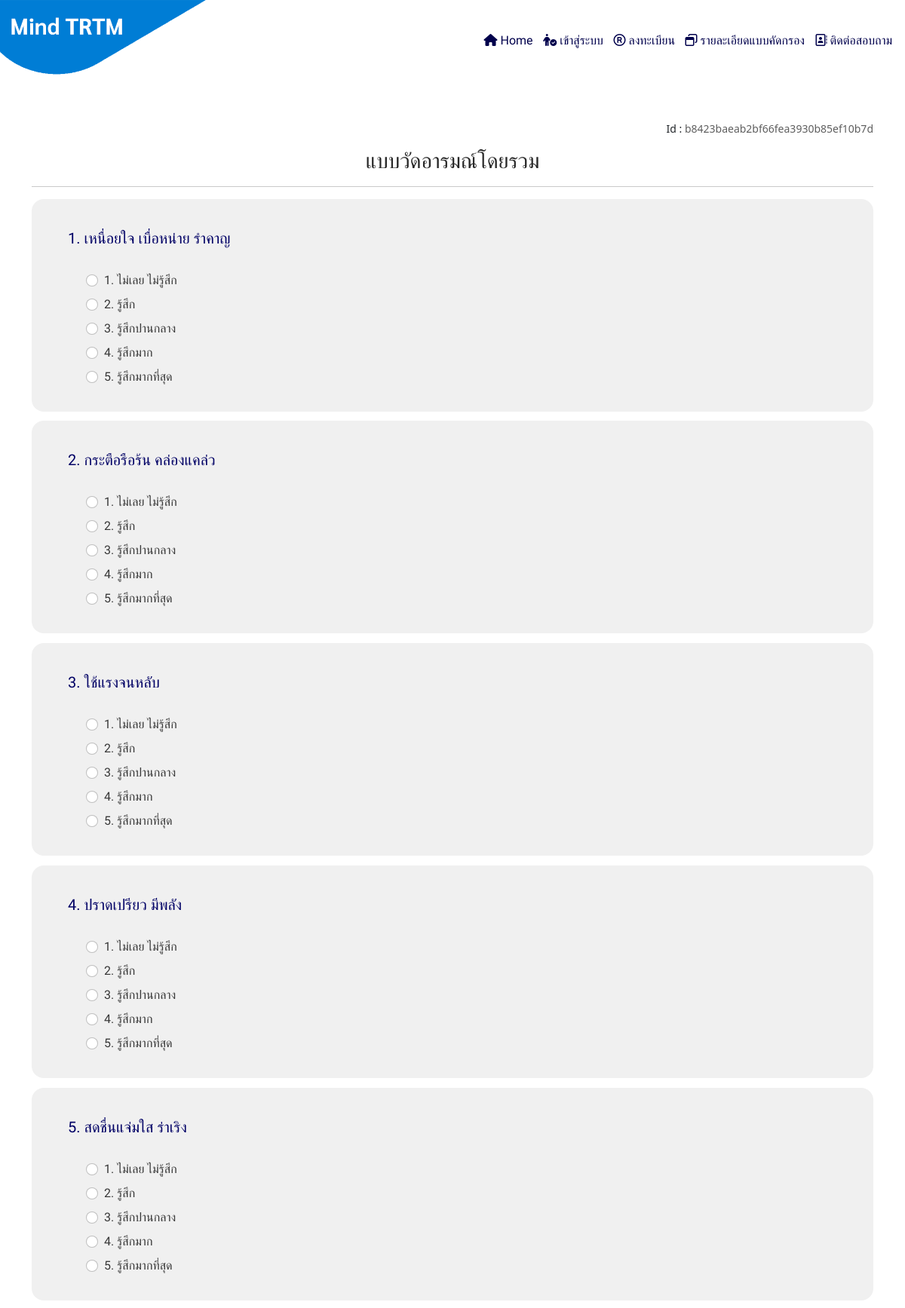
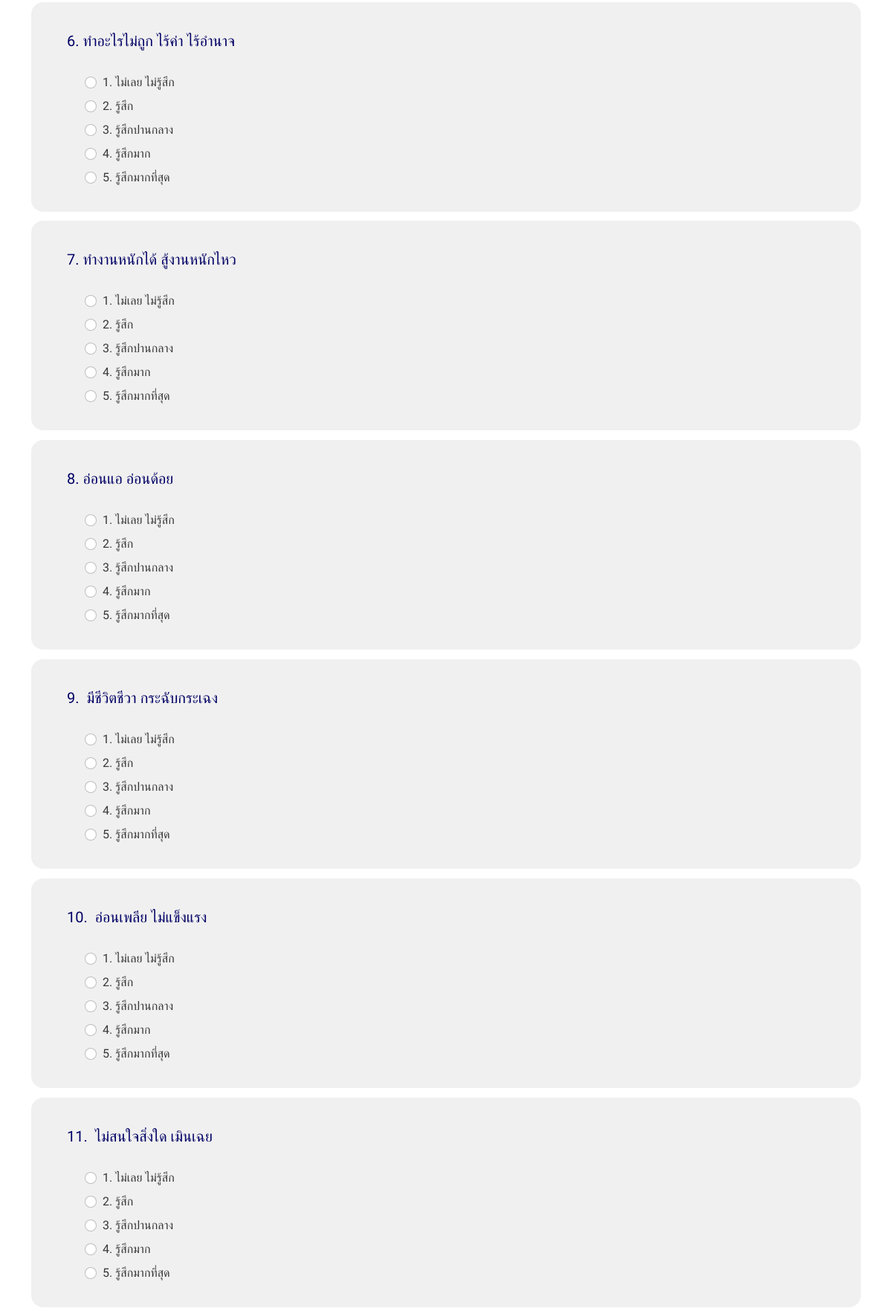
Screenshot of /question1.php (upper part) with the database file from the repository (2 pictures, top to bottom).
### tables this page shows
CREATE TABLE `qt_1` (
  `qt_id` int(11) NOT NULL,
  `qt_title` text NOT NULL
);

### question1.php (the view, shortened to what this page needs)
<!DOCTYPE html>
<html lang="en">
<head>
    <link rel="stylesheet" href="css/style.css">
    <link rel="stylesheet" href="css/banner.css">
    <link rel="stylesheet" href="css/qt.css">
    <link rel="stylesheet" href="dist/css/bootstrap.min.css">
    <link rel="stylesheet" href="https://cdnjs.cloudflare.com/ajax/libs/animate.css/4.1.1/animate.min.css" />
</head>
<body>
    <?php include('banner/banner.php'); ?>
    <form method="POST" action="question1Insert.php">
        <div class="container" style="margin-top: 10rem;">
            <div class="showId">Id : <span><?= $_SESSION["idCode"] ?></span></div>
            <div class="col-md-12">
                <div class="headQ">
                    <h3>แบบวัดอารมณ์โดยรวม</h3>
                    <hr>
                </div>
                <?php
                include 'config/connect.php';
                $stmt = $coon->prepare(" SELECT* FROM qt_1 ");
                $stmt->execute();
                $nn = 1;
                while ($row = $stmt->fetch(PDO::FETCH_ASSOC)) {
                ?>
                    <div class="mainQ">
                        <div class="headTitle">
                            <h6><?= $row["qt_title"] ?></h6>
                        </div>
                        <div class="subQ">
                            <div class="form-check mm1">
                                <input class="form-check-input mood<?= $row["qt_id"] ?>" type="radio" name="mood<?= $row["qt_id"] ?>" id="flexRadioDefault<?= $nn ?>-1" value="1">
                                <label class="form-check-label" for="flexRadioDefault<?= $nn ?>-1">
                                    1. ไม่เลย ไม่รู้สึก
                                </label>
                            </div>
                            <div class="form-check mm1">
                                <input class="form-check-input mood<?= $row["qt_id"] ?>" type="radio" name="mood<?= $row["qt_id"] ?>" id="flexRadioDefault<?= $nn ?>-2" value="2">
                                <label class="form-check-label" for="flexRadioDefault<?= $nn ?>-2">
                                    2. รู้สึก
                                </label>
                            </div>
                            <div class="form-check mm1">
                                <input class="form-check-input mood<?= $row["qt_id"] ?>" type="radio" name="mood<?= $row["qt_id"] ?>" id="flexRadioDefault<?= $nn ?>-3" value="3">
                                <label class="form-check-label" for="flexRadioDefault<?= $nn ?>-3">
                                    3. รู้สึกปานกลาง
                                </label>
                            </div>
                            <div class="form-check mm1">
                                <input class="form-check-input mood<?= $row["qt_id"] ?>" type="radio" name="mood<?= $row["qt_id"] ?>" id="flexRadioDefault<?= $nn ?>-4" value="4">
                                <label class="form-check-label" for="flexRadioDefault<?= $nn ?>-4">
                                    4. รู้สึกมาก
                                </label>
                            </div>
                            <div class="form-check mm1">
                                <input class="form-check-input mood<?= $row["qt_id"] ?>" type="radio" name="mood<?= $row["qt_id"] ?>" id="flexRadioDefault<?= $nn ?>-5" value="5">
                                <label class="form-check-label" for="flexRadioDefault<?= $nn ?>-5">
                                    5. รู้สึกมากที่สุด
                                </label>
                            </div>
                        </div>
                    </div>
                <?php
                    $nn++;
                }
                ?>
            </div>
        </div>
    </form>
</body>
</html>

### css/style.css (style rules this page uses)
* { margin: 0px; padding: 0px; box-sizing: border-box; }
.showId { display: block; width: 100%; height: auto; text-align: right; font-size: 14px; margin-bottom: 1rem; }
.showId span { color: rgb(94, 94, 94); }

### css/qt.css (style rules this page uses)
.headQ { display: block; width: 100%; height: auto; text-align: center; color: rgb(40, 40, 40); font-family: "Prompt", sans-serif; }
.mainQ { display: block; width: 100%; height: auto; padding: 2rem 3rem; border-radius: 1pt; border-radius: 1rem; background-color: #f0f0f0; margin-bottom: 0.8rem; }
.headTitle h6 { font-size: 20px; font-weight: 500; font-family: "Prompt", sans-serif; color: rgb(40, 40, 40); margin-bottom: 1.5rem; line-height: 40px; color: rgb(0, 0, 101); }
.subQ { display: block; width: 100%; height: auto; font-family: "Prompt", sans-serif; color: rgb(55, 55, 55); margin-left: 1.5rem; }
.mm1 { display: block; margin-top: 0.5rem; }

### rows the page displays
qt_1: qt_title "1. เหนื่อยใจ เบื่อหน่าย รำคาญ"
qt_1: qt_title "2. กระตือรือร้น คล่องแคล่ว"
qt_1: qt_title "3. ใช้แรงจนหลับ"
qt_1: qt_title "4. ปราดเปรียว มีพลัง"
qt_1: qt_title "5. สดชื่นแจ่มใส ร่าเริง"
qt_1: qt_title "6. ทำอะไรไม่ถูก ไร้ค่า ไร้อำนาจ"
qt_1: qt_title "7. ทำงานหนักได้ สู้งานหนักไหว"
qt_1: qt_title "8. อ่อนแอ อ่อนด้อย"
qt_1: qt_title "9. มีชีวิตชีวา กระฉับกระเฉง"
qt_1: qt_title "10. อ่อนเพลีย ไม่แข็งแรง"
qt_1: qt_title "11. ไม่สนใจสิ่งใด เมินเฉย"

### other values shown
$_SESSION["idCode"] "b8423baeab2bf66fea3930b85ef10b7d"
